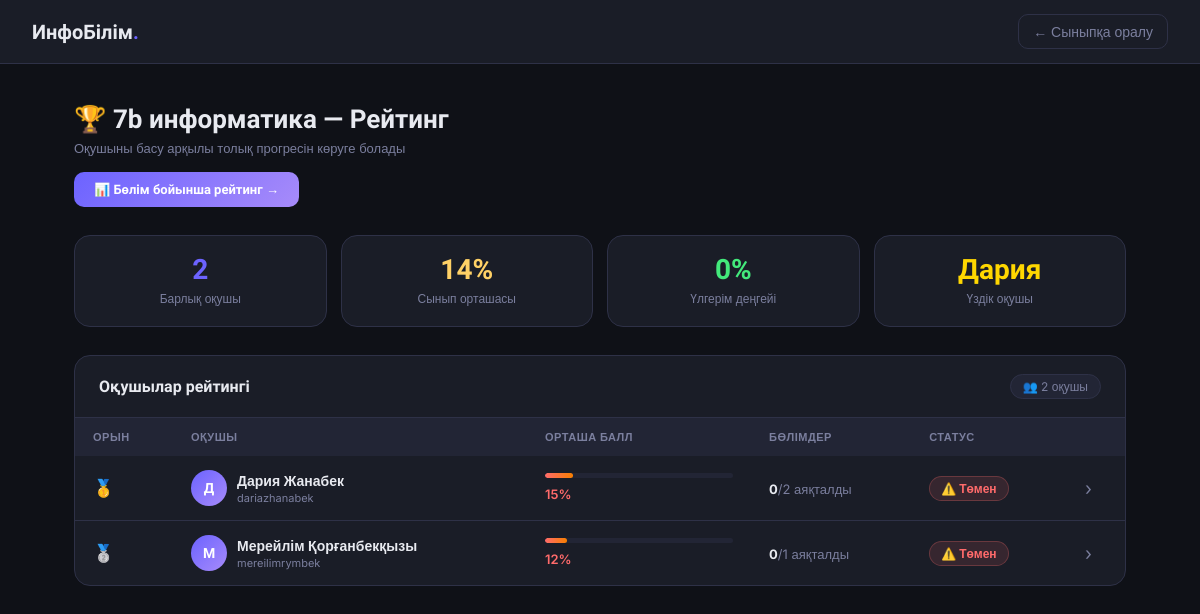
Screenshot of /teacher/class/1/rating (signed in) with the database file from the repository.
### tables this page shows
CREATE TABLE classes (
                id INTEGER PRIMARY KEY AUTOINCREMENT,
                name TEXT NOT NULL,
                teacher_id INTEGER NOT NULL,
                invite_code TEXT NOT NULL UNIQUE,
                created_at TIMESTAMP DEFAULT CURRENT_TIMESTAMP, class_level INTEGER NOT NULL DEFAULT 7,
                FOREIGN KEY (teacher_id) REFERENCES users(id)
            );

CREATE TABLE users (
                id INTEGER PRIMARY KEY AUTOINCREMENT,
                name TEXT NOT NULL,
                username TEXT NOT NULL UNIQUE,
                password TEXT NOT NULL,
                role TEXT NOT NULL DEFAULT 'student'
            );

### main.py (the view)
@app.get("/teacher/class/{class_id}/rating")
def class_rating(class_id: int, request: Request):
    user_role = request.cookies.get("user_role", "")
    user_id = request.cookies.get("user_id", "")
    if user_role != "teacher":
        return RedirectResponse(url="/glav", status_code=303)
    class_ = db.get_class_by_id(class_id)
    if not class_ or class_["teacher_id"] != int(user_id):
        return RedirectResponse(url="/teacher", status_code=303)
    students_rating = db.get_students_rating(class_id)
    class_stats = db.get_class_average_stats(class_id)
    return render_template(request, "teacher_rating.html", {
        "class": dict(class_),
        "students": students_rating,
        "stats": class_stats
    })

### templates/teacher_rating.html (shortened to what this page needs)
<!DOCTYPE html>
<html lang="kk">
<head>
</head>
<body>
<header>
    <a href="/teacher" class="logo">ИнфоБілім<span>.</span></a>
    <a href="/teacher/class/{{ class.id }}" class="back-btn">← Сыныпқа оралу</a>
</header>
<main>
    <div class="page-header">
        <h1 class="page-title">🏆 {{ class.name }} — Рейтинг</h1>
        <p class="page-sub">Оқушыны басу арқылы толық прогресін көруге болады</p>
        <a href="/teacher/class/{{ class.id }}/section-rating/1" class="section-btn">📊 Бөлім бойынша рейтинг →</a>
    </div>
    <div class="stats-grid">
        <div class="stat-card">
            <div class="stat-value accent">{{ stats.total_students }}</div>
            <div class="stat-label">Барлық оқушы</div>
        </div>
        <div class="stat-card">
            <div class="stat-value yellow">{{ stats.class_average }}%</div>
            <div class="stat-label">Сынып орташасы</div>
        </div>
        <div class="stat-card">
            <div class="stat-value green">{{ "%.0f"|format(stats.completed_percentage) }}%</div>
            <div class="stat-label">Үлгерім деңгейі</div>
        </div>
        <div class="stat-card">
            <div class="stat-value gold">
                {% if stats.top_student %}{{ stats.top_student.name.split(' ')[0] }}{% else %}—{% endif %}
            </div>
            <div class="stat-label">Үздік оқушы</div>
        </div>
    </div>
    <div class="rating-card">
        <div class="rating-card-header">
            <div class="rating-card-title">Оқушылар рейтингі</div>
            <span class="count-badge">👥 {{ students | length }} оқушы</span>
        </div>
        {% if students %}
        <table>
            <thead>
                <tr>
                    <th>Орын</th>
                    <th>Оқушы</th>
                    <th>Орташа балл</th>
                    <th>Бөлімдер</th>
                    <th>Статус</th>
                    <th></th>
                </tr>
            </thead>
            <tbody>
                {% for student in students %}
                <tr onclick="window.location='/teacher/class/{{ class.id }}/student/{{ student.id }}'">
                    <td>
                        <span class="pos {% if student.rating_position == 1 %}pos-1{% elif student.rating_position == 2 %}pos-2{% elif student.rating_position == 3 %}pos-3{% else %}pos-other{% endif %}">
                            {% if student.rating_position == 1 %}🥇
                            {% elif student.rating_position == 2 %}🥈
                            {% elif student.rating_position == 3 %}🥉
                            {% else %}#{{ student.rating_position }}{% endif %}
                        </span>
                    </td>
                    <td>
                        <div class="student-cell">
                            <div class="student-avatar">{{ student.name[0] | upper }}</div>
                            <div>
                                <div class="student-name">{{ student.name }}</div>
                                <div class="student-email">{{ student.email }}</div>
                            </div>
                        </div>
                    </td>
                    <td>
                        <div class="prog-wrap">
                            <div class="prog-bar">
                                <div class="prog-fill {% if student.total_avg >= 70 %}fill-high{% elif student.total_avg >= 40 %}fill-mid{% elif student.total_avg > 0 %}fill-low{% else %}fill-zero{% endif %}"
                                     style="width: {{ student.total_avg }}%"></div>
                            </div>
                            <span class="prog-text {% if student.total_avg >= 70 %}high{% elif student.total_avg >= 40 %}mid{% elif student.total_avg > 0 %}low{% else %}zero{% endif %}">
                                {{ student.total_avg }}%
                            </span>
                        </div>
                    </td>
                    <td>
                        <span class="sections-mini">
                            <strong>{{ student.completed_sections }}</strong>/{{ student.total_sections }} аяқталды
                        </span>
                    </td>
                    <td>
                        {% if student.total_avg >= 90 %}
                            <span class="badge badge-gold">🌟 Үздік</span>
                        {% elif student.total_avg >= 70 %}
                            <span class="badge badge-excellent">✅ Жақсы</span>
                        {% elif student.total_avg >= 40 %}
                            <span class="badge badge-mid">📚 Орташа</span>
                        {% elif student.total_avg > 0 %}
                            <span class="badge badge-low">⚠️ Төмен</span>
                        {% else %}
                            <span class="badge badge-empty">🎯 Бастаушы</span>
                        {% endif %}
                    </td>
                    <td><span class="view-arrow">›</span></td>
                </tr>
                {% endfor %}
            </tbody>
        </table>
        {% else %}
        <div class="empty-state">
            <div class="empty-icon">👥</div>
            <div style="font-size:15px;font-weight:600;margin-bottom:6px;">Оқушылар жоқ</div>
            <div style="font-size:13px;">Оқушылар сыныпқа қосылғанда рейтинг пайда болады</div>
        </div>
        {% endif %}
    </div>
</main>
</body>
</html>

### templates/teacher_rating.html (style rules this page uses)
*, *::before, *::after { box-sizing: border-box; margin: 0; padding: 0; }
:root { --bg: #0f1117; --surface: #1a1d27; --surface2: #222535; --border: #2e3147; --accent: #6c63ff; --gold: #ffd700; --silver: #c0c0c0; --bronze: #cd7f32; --green: #43e97b; --yellow: #ffd166; --red: #ff6b6b; --text: #e8eaf0; --muted: #7b7f9e; --radius: 16px; }
body { font-family: 'Inter', sans-serif; background: var(--bg); color: var(--text); min-height: 100vh; }
header { background: var(--surface); border-bottom: 1px solid var(--border); padding: 0 32px; height: 64px; display: flex; align-items: center; justify-content: space-between; position: sticky; top: 0; z-index: 100; }
.logo { font-family: 'Sora', sans-serif; font-weight: 800; font-size: 20px; color: var(--text); text-decoration: none; }
.logo span { color: var(--accent); }
.back-btn { color: var(--muted); text-decoration: none; padding: 8px 14px; border: 1px solid var(--border); border-radius: 10px; font-size: 14px; transition: all .2s; }
main { max-width: 1100px; margin: 0 auto; padding: 40px 24px; }
.page-header { margin-bottom: 28px; }
.page-title { font-family: 'Sora', sans-serif; font-size: 26px; font-weight: 800; margin-bottom: 6px; }
.page-sub { color: var(--muted); font-size: 13px; margin-bottom: 16px; }
.section-btn { display: inline-block; padding: 10px 20px; background: linear-gradient(135deg, var(--accent), #a78bfa); color: white; border-radius: 10px; font-family: 'Sora', sans-serif; font-weight: 600; font-size: 13px; text-decoration: none; }
.stats-grid { display: grid; grid-template-columns: repeat(4, 1fr); gap: 14px; margin-bottom: 28px; }
.stat-card { background: var(--surface); border: 1px solid var(--border); border-radius: var(--radius); padding: 20px; text-align: center; }
.stat-value { font-family: 'Sora', sans-serif; font-size: 28px; font-weight: 800; line-height: 1; }
.stat-value.accent { color: var(--accent); }
.stat-value.yellow { color: var(--yellow); }
.stat-value.green { color: var(--green); }
.stat-value.gold { color: var(--gold); }
.stat-label { font-size: 12px; color: var(--muted); margin-top: 7px; }
.rating-card { background: var(--surface); border: 1px solid var(--border); border-radius: var(--radius); overflow: hidden; }
.rating-card-header { padding: 18px 24px; border-bottom: 1px solid var(--border); display: flex; align-items: center; justify-content: space-between; }
.rating-card-title { font-family: 'Sora', sans-serif; font-weight: 700; font-size: 16px; }
.count-badge { background: var(--surface2); border: 1px solid var(--border); padding: 4px 12px; border-radius: 20px; font-size: 12px; color: var(--muted); }
table { width: 100%; border-collapse: collapse; }
thead tr { background: var(--surface2); }
th { padding: 12px 18px; text-align: left; font-size: 11px; font-weight: 600; color: var(--muted); text-transform: uppercase; letter-spacing: .5px; }
tbody tr { border-bottom: 1px solid var(--border); transition: background .15s; cursor: pointer; }
tbody tr:last-child { border-bottom: none; }
td { padding: 14px 18px; vertical-align: middle; }
.pos { font-family: 'Sora', sans-serif; font-weight: 800; font-size: 17px; }
.pos-1 { color: var(--gold); }
.pos-2 { color: var(--silver); }
.student-cell { display: flex; align-items: center; gap: 10px; }
.student-avatar { width: 36px; height: 36px; border-radius: 50%; background: linear-gradient(135deg, var(--accent), #a78bfa); display: flex; align-items: center; justify-content: center; font-family: 'Sora', sans-serif; font-weight: 700; font-size: 14px; color: white; flex-shrink: 0; }
.student-name { font-weight: 600; font-size: 14px; }
.student-email { font-size: 11px; color: var(--muted); margin-top: 2px; }
.prog-wrap { min-width: 130px; }
.prog-bar { height: 5px; background: var(--surface2); border-radius: 3px; overflow: hidden; margin-bottom: 5px; }
.prog-fill { height: 100%; border-radius: 3px; }
.fill-low { background: linear-gradient(90deg, var(--red), #f77f00); }
.prog-text { font-size: 13px; font-weight: 600; }
.prog-text.low { color: var(--red); }
.badge { display: inline-flex; align-items: center; gap: 4px; padding: 4px 11px; border-radius: 20px; font-size: 12px; font-weight: 600; }
.badge-low { background: #ff6b6b20; color: var(--red); border: 1px solid #ff6b6b40; }
.sections-mini { font-size: 13px; color: var(--muted); }
.sections-mini strong { color: var(--text); }
.view-arrow { color: var(--muted); font-size: 18px; }

### rows the page displays
classes: name "7b информатика"
users: top_student.name "Дария", name "Д", name "Дария Жанабек", email "dariazhanabek", total_avg "15", completed_sections "0", total_sections "2"
users: name "М", name "Мерейлім Қорғанбекқызы", email "mereilimrymbek", total_avg "12", completed_sections "0", total_sections "1"

### other values shown
{{ stats.total_students }} "2"
{{ stats.class_average }} "14"
{{ "%.0f"|format(stats.completed_percentage) }} "0"
{{ students | length }} "2"
